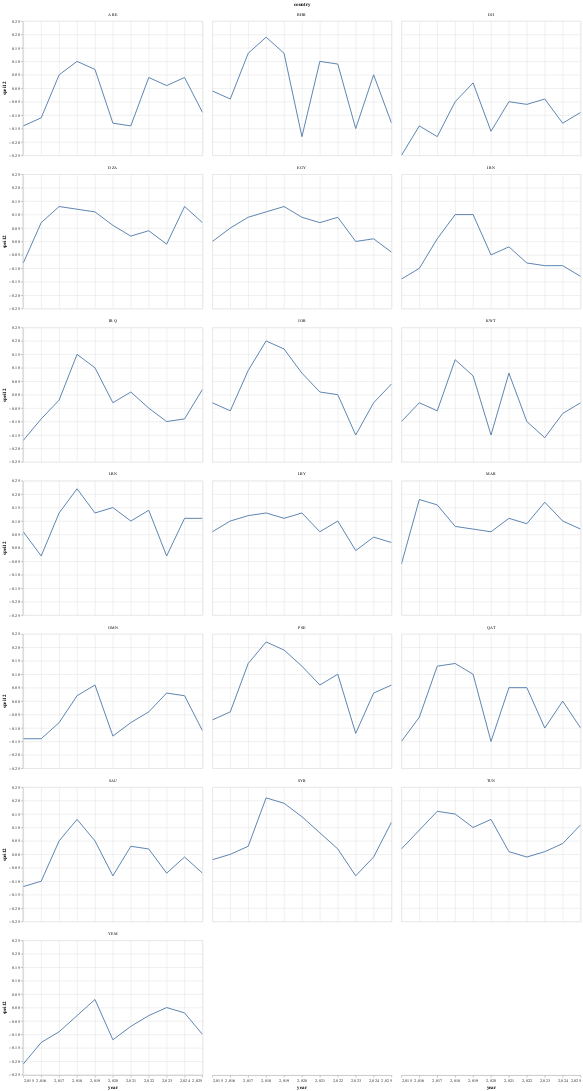

This figure's notebook cell:
### Code cell
(
    spei12_ts.query("year >= 2015 & year <= 2025")
    .loc[lambda df: ~df["country"].str.contains(r"\.", regex=True)]
    .pipe(alt.Chart)
    .mark_line()
    .encode(
        x="year",
        y="spei12",
        facet=alt.Facet("country", columns=3),
        tooltip=["year", "spei12", "country"],
    )
    .properties(width=400, height=300)
    .interactive()
)

### Figure 1 — Vega-Lite specification as saved in the notebook (floating-point values rounded to 4 significant figures; data arrays with more than 128 entries replaced by an {"elided": "..."} marker saying what was removed)
{"config": {"view": {"continuousWidth": 300, "continuousHeight": 300}}, "data": {"name": "data-9e89229282cd470981077c4327a59fee"}, "mark": {"type": "line"}, "encoding": {"facet": {"columns": 3, "field": "country", "type": "nominal"}, "tooltip": [{"field": "year", "type": "quantitative"}, {"field": "spei12", "type": "quantitative"}, {"field": "country", "type": "nominal"}], "x": {"field": "year", "type": "quantitative"}, "y": {"field": "spei12", "type": "quantitative"}}, "height": 300, "params": [{"name": "param_7", "select": {"type": "interval", "encodings": ["x", "y"]}, "bind": "scales"}], "width": 400, "$schema": "https://vega.github.io/schema/vega-lite/v5.20.1.json", "datasets": {"data-9e89229282cd470981077c4327a59fee": {"elided": "209 records"}}}
